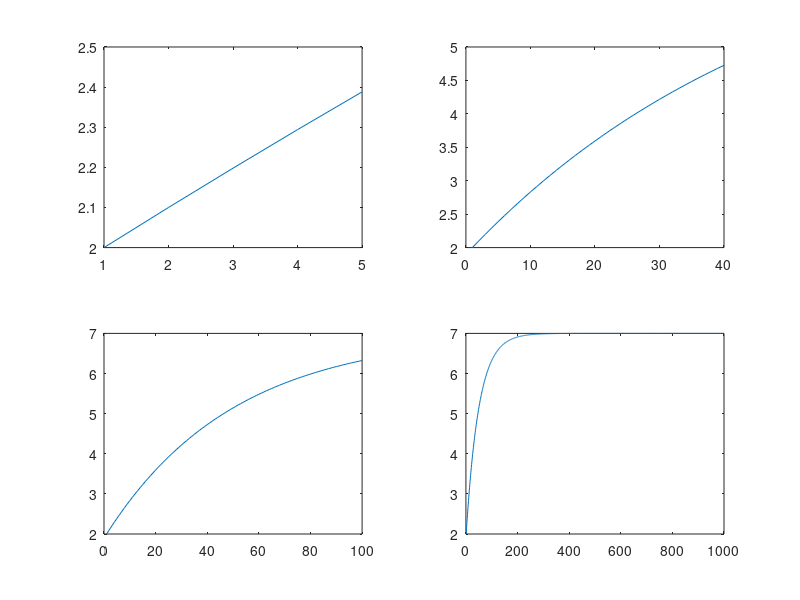

MATLAB code for this plot:
N=[5 40 100 1000]; % number of iterations
mu=.01; % algorithm stepsize
x=zeros(1); % initialize x to zero
x(1)=2; % starting point x(1)
y = zeros(4);

for i=1:length(N)
 for k=1:N(i)-1
 x(k+1)=(1-2*mu)*x(k)+14*mu; % update equation
 end
 y(i)= min(x)
 subplot(2,2,i); plot (x);
end

y